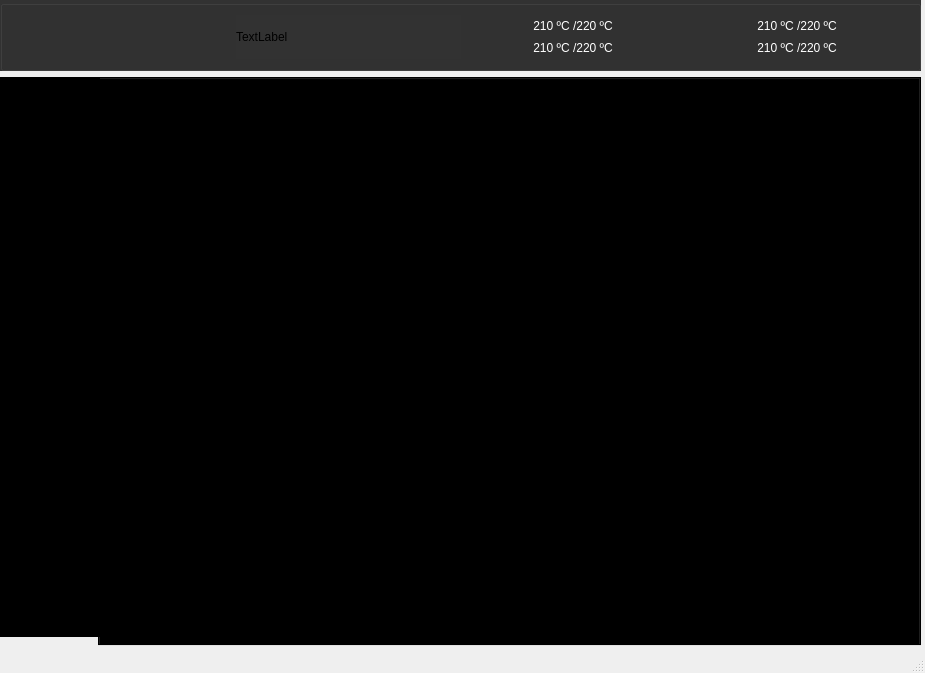
<?xml version="1.0" encoding="UTF-8"?>
<ui version="4.0">
 <class>MainWindow</class>
 <widget class="QMainWindow" name="MainWindow">
  <property name="geometry">
   <rect>
    <x>0</x>
    <y>0</y>
    <width>925</width>
    <height>673</height>
   </rect>
  </property>
  <property name="windowTitle">
   <string>MainWindow</string>
  </property>
  <widget class="QWidget" name="centralwidget">
   <widget class="QWidget" name="layoutWidget">
    <property name="geometry">
     <rect>
      <x>0</x>
      <y>0</y>
      <width>921</width>
      <height>646</height>
     </rect>
    </property>
    <layout class="QGridLayout" name="gridLayout_2">
     <item row="1" column="0">
      <widget class="QTabWidget" name="tabWidget">
       <property name="enabled">
        <bool>true</bool>
       </property>
       <property name="minimumSize">
        <size>
         <width>100</width>
         <height>100</height>
        </size>
       </property>
       <property name="baseSize">
        <size>
         <width>100</width>
         <height>100</height>
        </size>
       </property>
       <property name="layoutDirection">
        <enum>Qt::LeftToRight</enum>
       </property>
       <property name="styleSheet">
        <string notr="true">QTabBar::tab {
	min-width: 100px;
	max-width: 150px;
	min-height: 140px;
    background: #000000;
	text-color: #999999;
}
QWidget {background-color: black }</string>
       </property>
       <property name="tabPosition">
        <enum>QTabWidget::West</enum>
       </property>
       <property name="tabShape">
        <enum>QTabWidget::Rounded</enum>
       </property>
       <property name="currentIndex">
        <number>1</number>
       </property>
       <property name="iconSize">
        <size>
         <width>78</width>
         <height>78</height>
        </size>
       </property>
       <property name="elideMode">
        <enum>Qt::ElideLeft</enum>
       </property>
       <property name="usesScrollButtons">
        <bool>false</bool>
       </property>
       <property name="documentMode">
        <bool>false</bool>
       </property>
       <property name="tabsClosable">
        <bool>false</bool>
       </property>
       <property name="movable">
        <bool>false</bool>
       </property>
       <widget class="QWidget" name="tab">
        <attribute name="icon">
         <iconset>
          <normaloff>../MEDIA/1_icons/ICON_home.png</normaloff>
          <normalon>../MEDIA/1_icons/ICON_home_pressed.png</normalon>../MEDIA/1_icons/ICON_home.png</iconset>
        </attribute>
        <attribute name="title">
         <string/>
        </attribute>
       </widget>
       <widget class="QWidget" name="Filament">
        <attribute name="icon">
         <iconset>
          <normaloff>../MEDIA/1_icons/ICON_filamente.png</normaloff>
          <normalon>../MEDIA/1_icons/ICON_filament_pressed.png</normalon>../MEDIA/1_icons/ICON_filamente.png</iconset>
        </attribute>
        <attribute name="title">
         <string>Filament</string>
        </attribute>
       </widget>
       <widget class="QWidget" name="tab_2">
        <attribute name="icon">
         <iconset>
          <normaloff>../MEDIA/1_icons/ICON_control.png</normaloff>
          <normalon>../MEDIA/1_icons/ICON_control_pressed.png</normalon>../MEDIA/1_icons/ICON_control.png</iconset>
        </attribute>
        <attribute name="title">
         <string>Page</string>
        </attribute>
       </widget>
       <widget class="QWidget" name="tab_3">
        <attribute name="icon">
         <iconset>
          <normaloff>../MEDIA/1_icons/ICON_utilities.png</normaloff>
          <normalon>../MEDIA/1_icons/ICON_utilities_pressed.png</normalon>../MEDIA/1_icons/ICON_utilities.png</iconset>
        </attribute>
        <attribute name="title">
         <string>Page</string>
        </attribute>
       </widget>
      </widget>
     </item>
     <item row="0" column="0">
      <widget class="QGroupBox" name="groupBox">
       <property name="styleSheet">
        <string notr="true">background-color: rgb(50, 50, 50);
border-bottom-color: rgb(145, 145, 145);</string>
       </property>
       <layout class="QGridLayout" name="gridLayout">
        <property name="spacing">
         <number>0</number>
        </property>
        <item row="0" column="2">
         <widget class="QPushButton" name="pushButton_2">
          <property name="enabled">
           <bool>true</bool>
          </property>
          <property name="styleSheet">
           <string notr="true">QWidget{
	background-color: rgb(60, 60, 60);
	selection-background-color: rgb(60, 60, 60);
	gridline-color: rgb(60, 60, 60);
	color: rgb(255, 255, 255);
	border-color: rgb(60, 60, 60);
	selection-color: rgb(60, 60, 60);
	border-bottom-color: rgb(60, 60, 60);
}</string>
          </property>
          <property name="text">
           <string>210 ºC /220 ºC</string>
          </property>
          <property name="icon">
           <iconset>
            <normaloff>../../../../../../Desktop/DGUS/BLOCKS_DGUS_R21_V1/27_Icons/19.jpg</normaloff>../../../../../../Desktop/DGUS/BLOCKS_DGUS_R21_V1/27_Icons/19.jpg</iconset>
          </property>
          <property name="iconSize">
           <size>
            <width>19</width>
            <height>19</height>
           </size>
          </property>
          <property name="checkable">
           <bool>false</bool>
          </property>
          <property name="checked">
           <bool>false</bool>
          </property>
          <property name="flat">
           <bool>true</bool>
          </property>
         </widget>
        </item>
        <item row="1" column="3">
         <widget class="QPushButton" name="pushButton_4">
          <property name="enabled">
           <bool>true</bool>
          </property>
          <property name="styleSheet">
           <string notr="true">QWidget{
	background-color: rgb(60, 60, 60);
	selection-background-color: rgb(60, 60, 60);
	gridline-color: rgb(60, 60, 60);
	color: rgb(255, 255, 255);
	border-color: rgb(60, 60, 60);
	selection-color: rgb(60, 60, 60);
	border-bottom-color: rgb(60, 60, 60);
}</string>
          </property>
          <property name="text">
           <string>210 ºC /220 ºC</string>
          </property>
          <property name="icon">
           <iconset>
            <normaloff>../../../../../../Desktop/DGUS/BLOCKS_DGUS_R21_V1/27_Icons/19.jpg</normaloff>../../../../../../Desktop/DGUS/BLOCKS_DGUS_R21_V1/27_Icons/19.jpg</iconset>
          </property>
          <property name="iconSize">
           <size>
            <width>19</width>
            <height>19</height>
           </size>
          </property>
          <property name="checkable">
           <bool>false</bool>
          </property>
          <property name="checked">
           <bool>false</bool>
          </property>
          <property name="flat">
           <bool>true</bool>
          </property>
         </widget>
        </item>
        <item row="0" column="0" rowspan="2">
         <widget class="QPushButton" name="pushButton_3">
          <property name="enabled">
           <bool>true</bool>
          </property>
          <property name="styleSheet">
           <string notr="true">QWidget{
	background-color: rgb(60, 60, 60);
	selection-background-color: rgb(60, 60, 60);
	gridline-color: rgb(60, 60, 60);
	color: rgb(255, 255, 255);
	border-color: rgb(60, 60, 60);
	selection-color: rgb(60, 60, 60);
	border-bottom-color: rgb(60, 60, 60);
	padding: 0px;
}</string>
          </property>
          <property name="text">
           <string/>
          </property>
          <property name="icon">
           <iconset>
            <normaloff>../../../../../../Desktop/DGUS/BLOCKS_DGUS_R21_V1/27_Icons/18.jpg</normaloff>../../../../../../Desktop/DGUS/BLOCKS_DGUS_R21_V1/27_Icons/18.jpg</iconset>
          </property>
          <property name="iconSize">
           <size>
            <width>65</width>
            <height>51</height>
           </size>
          </property>
          <property name="checkable">
           <bool>false</bool>
          </property>
          <property name="checked">
           <bool>false</bool>
          </property>
          <property name="flat">
           <bool>true</bool>
          </property>
         </widget>
        </item>
        <item row="0" column="3">
         <widget class="QPushButton" name="pushButton_5">
          <property name="enabled">
           <bool>true</bool>
          </property>
          <property name="styleSheet">
           <string notr="true">QWidget{
	background-color: rgb(60, 60, 60);
	selection-background-color: rgb(60, 60, 60);
	gridline-color: rgb(60, 60, 60);
	color: rgb(255, 255, 255);
	border-color: rgb(60, 60, 60);
	selection-color: rgb(60, 60, 60);
	border-bottom-color: rgb(60, 60, 60);
}</string>
          </property>
          <property name="text">
           <string>210 ºC /220 ºC</string>
          </property>
          <property name="icon">
           <iconset>
            <normaloff>../../../../../../Desktop/DGUS/BLOCKS_DGUS_R21_V1/27_Icons/19.jpg</normaloff>../../../../../../Desktop/DGUS/BLOCKS_DGUS_R21_V1/27_Icons/19.jpg</iconset>
          </property>
          <property name="iconSize">
           <size>
            <width>19</width>
            <height>19</height>
           </size>
          </property>
          <property name="checkable">
           <bool>false</bool>
          </property>
          <property name="checked">
           <bool>false</bool>
          </property>
          <property name="flat">
           <bool>true</bool>
          </property>
         </widget>
        </item>
        <item row="1" column="2">
         <widget class="QPushButton" name="pushButton">
          <property name="enabled">
           <bool>true</bool>
          </property>
          <property name="styleSheet">
           <string notr="true">QWidget{
	background-color: rgb(60, 60, 60);
	selection-background-color: rgb(60, 60, 60);
	gridline-color: rgb(60, 60, 60);
	color: rgb(255, 255, 255);
	border-color: rgb(60, 60, 60);
	selection-color: rgb(60, 60, 60);
	border-bottom-color: rgb(60, 60, 60);
}</string>
          </property>
          <property name="text">
           <string>210 ºC /220 ºC</string>
          </property>
          <property name="icon">
           <iconset>
            <normaloff>../../../../../../Desktop/DGUS/BLOCKS_DGUS_R21_V1/27_Icons/20.jpg</normaloff>../../../../../../Desktop/DGUS/BLOCKS_DGUS_R21_V1/27_Icons/20.jpg</iconset>
          </property>
          <property name="iconSize">
           <size>
            <width>19</width>
            <height>19</height>
           </size>
          </property>
          <property name="checkable">
           <bool>false</bool>
          </property>
          <property name="checked">
           <bool>false</bool>
          </property>
          <property name="flat">
           <bool>true</bool>
          </property>
         </widget>
        </item>
        <item row="0" column="1" rowspan="2">
         <widget class="QLabel" name="label">
          <property name="text">
           <string>TextLabel</string>
          </property>
         </widget>
        </item>
       </layout>
       <zorder>pushButton</zorder>
       <zorder>pushButton_2</zorder>
       <zorder>pushButton_4</zorder>
       <zorder>pushButton_5</zorder>
       <zorder>pushButton_3</zorder>
       <zorder>label</zorder>
      </widget>
     </item>
    </layout>
   </widget>
  </widget>
  <widget class="QMenuBar" name="menubar">
   <property name="geometry">
    <rect>
     <x>0</x>
     <y>0</y>
     <width>925</width>
     <height>22</height>
    </rect>
   </property>
  </widget>
  <widget class="QStatusBar" name="statusbar"/>
 </widget>
 <resources/>
 <connections/>
</ui>
